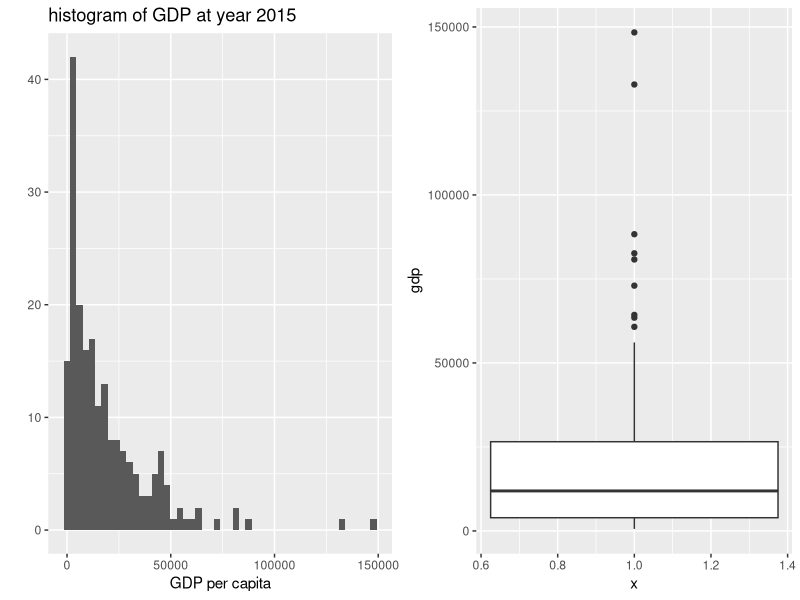
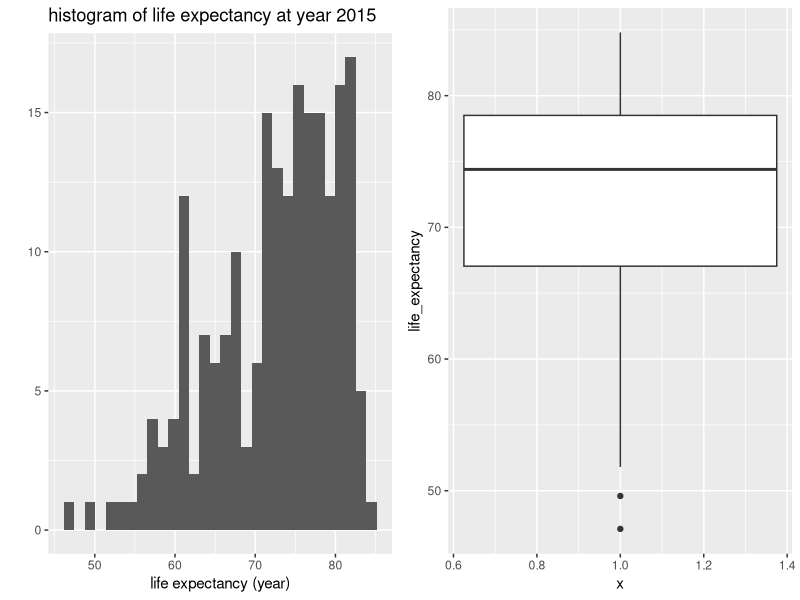
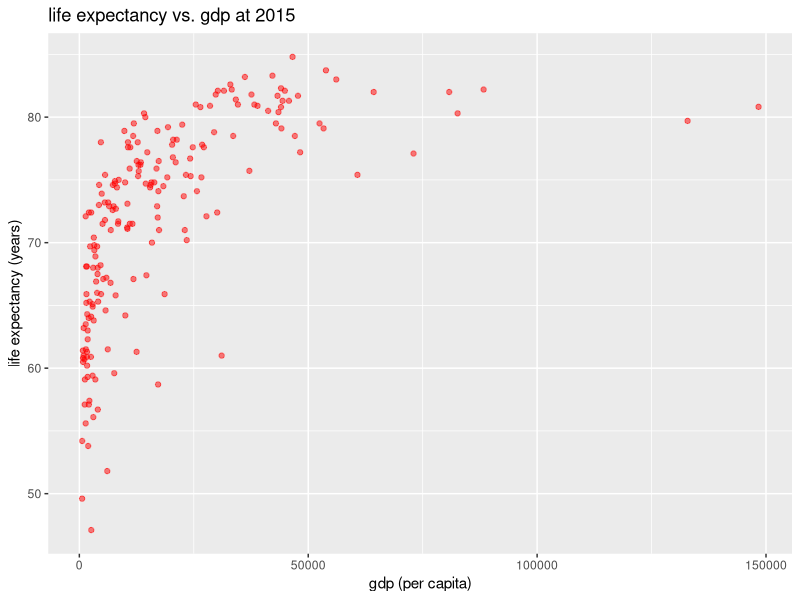
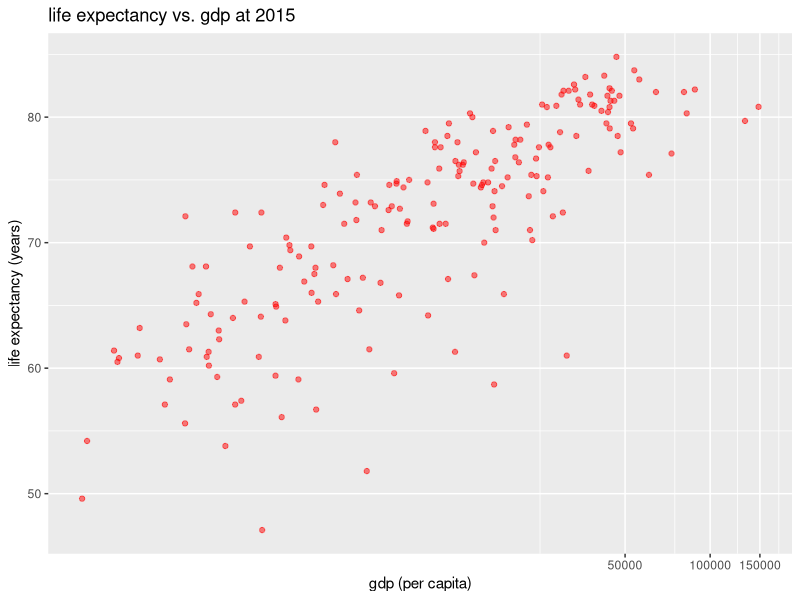
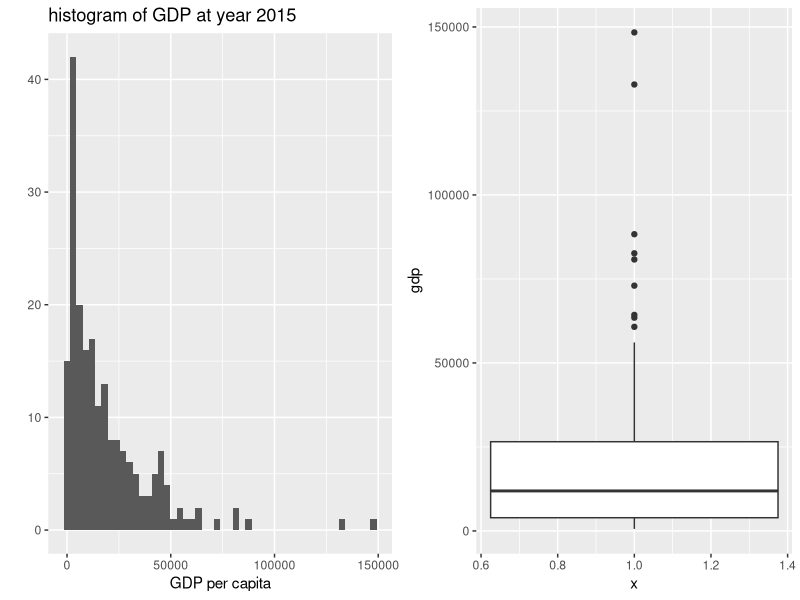
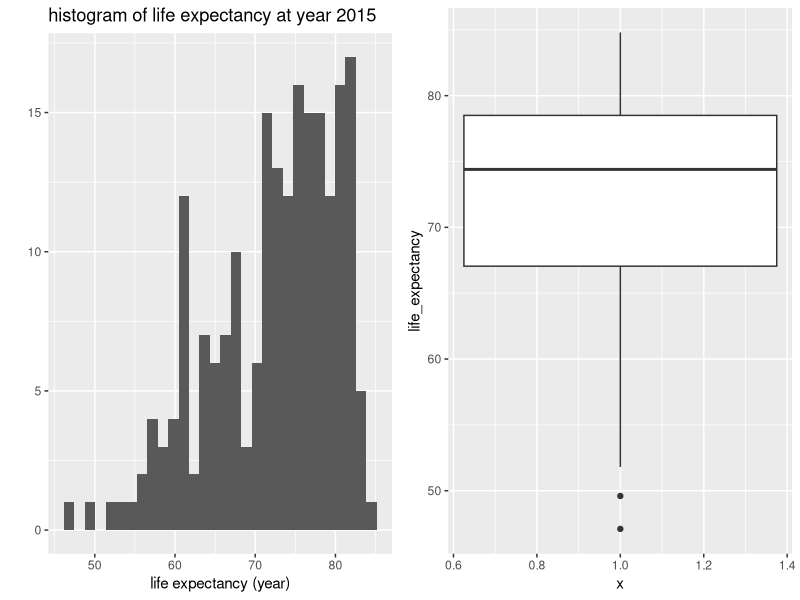
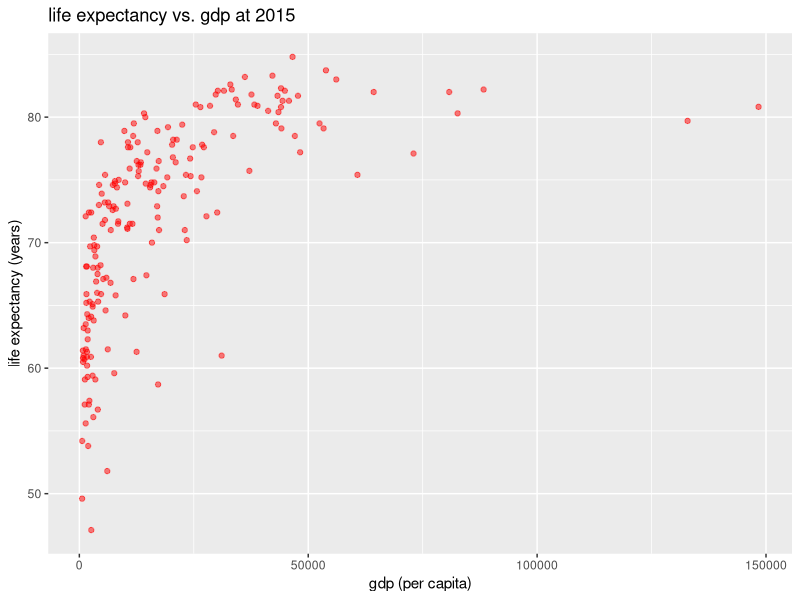
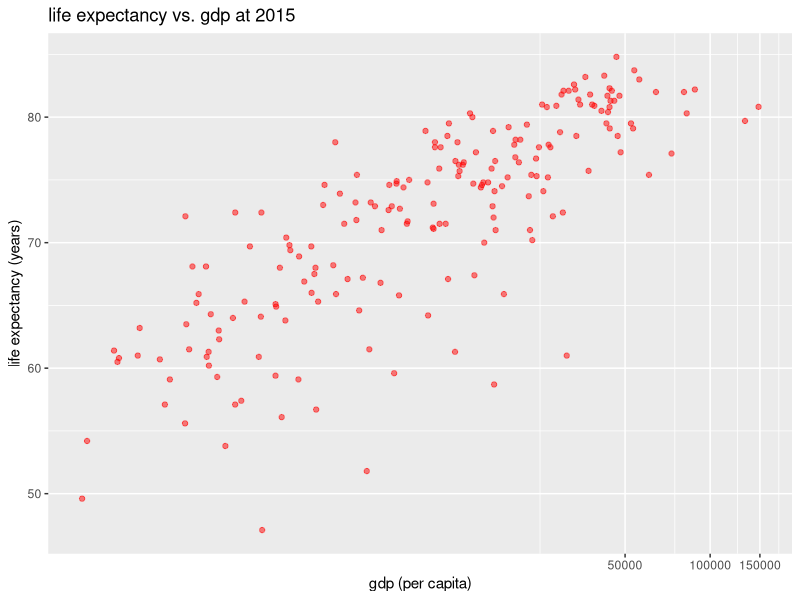

Write the R code that produced these figures, in order.
## ---- chunk 1
library(ggplot2)
library(dplyr)
library(gridExtra)
## ---- chunk 2
le <- read.csv('indicator life_expectancy_at_birth.csv', header = T, row.names = 1, check.names = F)
gdp<-read.csv('indicator gapminder gdp_per_capita_ppp.csv', header = T, row.names =NULL, check.names = F)
## ---- chunk 3
# inspect value of "GDP_per_capita" found two rows with no country names
table(gdp$GDP_per_capita)
#remove these 2 rows by subsetting
gdp <- subset(gdp, GDP_per_capita!="")
#rename rows by country names, remove the country column
rownames(gdp) <- gdp[,1]
gdp <- gdp[, -1]
## ---- chunk 4
data2015<-merge(le["2015"], gdp["2015"], by=0)
names(data2015) <- c("country", 'life_expectancy', "gdp")
## ---- chunk 5
summary(data2015$gdp)
## ---- chunk 6
summary(data2015$life_expectancy)
## ---- chunk 7
p1<-qplot(gdp, data=data2015, bins=50)+
  xlab("GDP per capita")+
  ggtitle("histogram of GDP at year 2015")
p2<-ggplot(aes(x=1, y=gdp), data=data2015)+geom_boxplot()
grid.arrange(p1,p2,ncol=2)
ggsave(" GDP.png", plot=grid.arrange(p1,p2,ncol=2))
## ---- chunk 8
p3<-qplot(life_expectancy, data=data2015, bins=30)+
  xlab("life expectancy (year)")+
  ggtitle("histogram of life expectancy at year 2015")
p4<-ggplot(aes(x=1, y=life_expectancy), data=data2015)+geom_boxplot()
grid.arrange(p3,p4,ncol=2)
ggsave("life expentancy.png", plot=grid.arrange(p3,p4,ncol=2))
## ---- chunk 9
p5<-ggplot(aes(x=gdp, y=life_expectancy), data=data2015) +
  geom_point(color="red", alpha=0.5)+
  xlab("gdp (per capita)")+
  ylab("life expectancy (years)")+
  ggtitle("life expectancy vs. gdp at 2015")
p5
ggsave("life expectancy vs gdp.png")
## ---- chunk 10
p6<-p5+coord_trans(x='log10')
p6
ggsave("life expectancy vs log10(gdp).png")
## ---- chunk 11
with(data2015, cor.test(life_expectancy, log10(gdp)))
